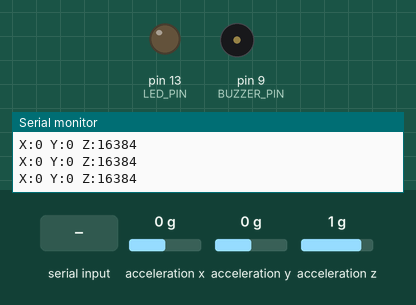
This sketch was run on a simulated Arduino Nano, built with avr-gcc and run on an emulated ATmega328P. Parts: output pins drawn as LEDs (lit = HIGH), buzzer (waves = sounding, pin HIGH), the last lines printed to the serial monitor. Wiring (inferred from the names in the program): MPU-6050 motion sensor at I2C address 0x68. Dashed ring = blinking. Inputs (shaded band) come from the test bench; at power-on: acceleration z 1 g, acceleration x 0 g, acceleration y 0 g.

Above: at 2.4 s.
2.5 s: acceleration z set to 0.4 g
4.0 s: acceleration z set to 0.1 g
At 4.19 s:
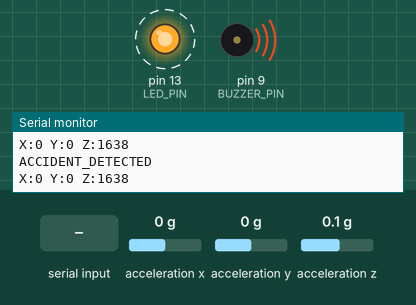
7.0 s: "N" received over Serial
13.0 s: acceleration x set to -0.4 g
At 15.0 s:
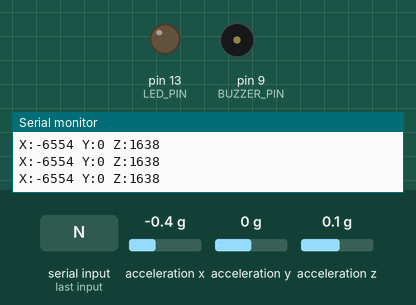
15.7 s: acceleration x set to 0 g
At 16.12 s:
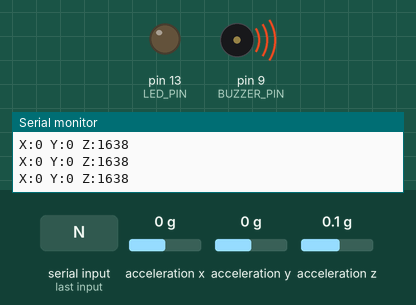
Timing chart, 0 to 19.7 s (numbered marks = the images above; inputs shaded):
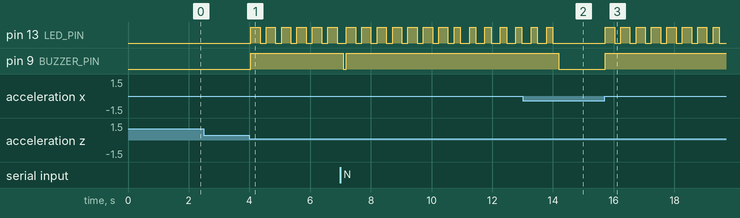

The sketch:

accident_detector.ino
```cpp
// Accident Detection - Arduino Nano + MPU6050 (raw I2C, no library needed)
// Wiring: MPU6050 3V3->3V3, GND->GND, SDA->A4, SCL->A5 | Buzzer + -> D9, - -> GND
#include <Wire.h>

#define MPU_ADDR     0x68
#define BUZZER_PIN   9
#define LED_PIN      13

const long ONE_G = 16384;                 // LSB per g at +/-2g range
const long THRESHOLD = 12000;             // deviation from 1g (~0.75 g). Tune this!
const unsigned long ALERT_MS = 7000;      // alarm length (7 s)

bool alertActive = false;
unsigned long alertStart = 0;

void setup() {
  Serial.begin(9600);
  Wire.begin();
  pinMode(BUZZER_PIN, OUTPUT);
  pinMode(LED_PIN, OUTPUT);
  digitalWrite(BUZZER_PIN, LOW);
  digitalWrite(LED_PIN, LOW);
  delay(1000);

  Wire.beginTransmission(MPU_ADDR);       // wake up MPU6050
  Wire.write(0x6B);
  Wire.write(0x00);
  Wire.endTransmission(true);
  delay(200);
  Serial.println("START");
}

void stopAlarm() {
  alertActive = false;
  digitalWrite(BUZZER_PIN, LOW);
  digitalWrite(LED_PIN, LOW);
}

void loop() {
  Wire.beginTransmission(MPU_ADDR);
  Wire.write(0x3B);                       // ACCEL_XOUT_H
  Wire.endTransmission(false);
  Wire.requestFrom(MPU_ADDR, 6, true);

  if (Wire.available() >= 6) {
    int16_t x = (Wire.read() << 8) | Wire.read();
    int16_t y = (Wire.read() << 8) | Wire.read();
    int16_t z = (Wire.read() << 8) | Wire.read();

    Serial.print("X:"); Serial.print(x);
    Serial.print(" Y:"); Serial.print(y);
    Serial.print(" Z:"); Serial.println(z);

    // total acceleration magnitude vs 1 g (ignores board tilt)
    float mag = sqrt((float)x * x + (float)y * y + (float)z * z);
    long deviation = labs((long)mag - ONE_G);

    if (!alertActive && deviation > THRESHOLD) {
      alertActive = true;
      alertStart = millis();
      Serial.println("ACCIDENT_DETECTED");
    }
  }

  if (alertActive) {
    if (millis() - alertStart >= ALERT_MS) {
      stopAlarm();
      Serial.println("ALERT_RESET");
    } else {
      digitalWrite(BUZZER_PIN, HIGH);
      digitalWrite(LED_PIN, ((millis() - alertStart) / 250) % 2 == 0);  // blink LED
    }
  }

  // Commands from laptop: N = false alarm -> stop now, Y = confirmed -> let alarm finish
  if (Serial.available()) {
    char c = toupper(Serial.read());
    if (alertActive && c == 'N') { stopAlarm(); Serial.println("FALSE_ALERT"); }
    if (alertActive && c == 'Y') { Serial.println("REAL_ACCIDENT"); }
  }
  delay(100);
}
```

Measured:
- the behaviour switches between 0.3 and 0.2 g on acceleration z (found by bisection; images 0 and 1)
- the behaviour switches between -0.2 and -0.3 g on acceleration x (found by bisection; images 1 and 2)
- after the input at 4.0 s, pin 13 (LED_PIN): alternates HIGH for 0.30 s and LOW for 0.20 s, starting at once; pin 9 (BUZZER_PIN): LOW → HIGH at once
- after the input at 13.0 s, pin 13 (LED_PIN): goes on until 14.0 s, then stays LOW; pin 9 (BUZZER_PIN): goes on until 14.2 s, then stays LOW
- after the input at 15.7 s, pin 13 (LED_PIN): goes 7 × (HIGH 0.30 s, LOW 0.20 s), HIGH 0.20 s, then LOW, starting at once; pin 9 (BUZZER_PIN): LOW → HIGH at once
